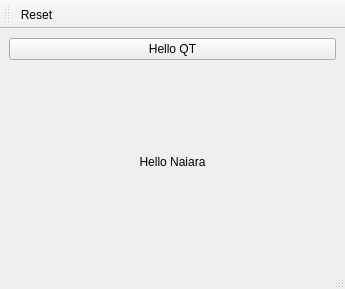
<?xml version="1.0" encoding="UTF-8"?>
<ui version="4.0">
 <class>MainWindow</class>
 <widget class="QMainWindow" name="MainWindow">
  <property name="geometry">
   <rect>
    <x>0</x>
    <y>0</y>
    <width>345</width>
    <height>289</height>
   </rect>
  </property>
  <property name="windowTitle">
   <string>MainWindow</string>
  </property>
  <widget class="QWidget" name="centralwidget">
   <layout class="QVBoxLayout" name="verticalLayout">
    <item>
     <widget class="QPushButton" name="hellopushButton">
      <property name="text">
       <string>Hello QT</string>
      </property>
     </widget>
    </item>
    <item>
     <widget class="QLabel" name="hellolabel">
      <property name="text">
       <string>Hello Naiara</string>
      </property>
      <property name="alignment">
       <set>Qt::AlignCenter</set>
      </property>
     </widget>
    </item>
   </layout>
  </widget>
  <widget class="QStatusBar" name="statusbar"/>
  <widget class="QMenuBar" name="menubar">
   <property name="geometry">
    <rect>
     <x>0</x>
     <y>0</y>
     <width>345</width>
     <height>20</height>
    </rect>
   </property>
  </widget>
  <widget class="QToolBar" name="toolBar">
   <property name="windowTitle">
    <string>toolBar</string>
   </property>
   <attribute name="toolBarArea">
    <enum>TopToolBarArea</enum>
   </attribute>
   <attribute name="toolBarBreak">
    <bool>false</bool>
   </attribute>
   <addaction name="actionReset"/>
  </widget>
  <action name="actionReset">
   <property name="icon">
    <iconset>
     <normaloff>../../../Downloads/reset_128x128.png</normaloff>../../../Downloads/reset_128x128.png</iconset>
   </property>
   <property name="text">
    <string>Reset</string>
   </property>
   <property name="toolTip">
    <string>Reset</string>
   </property>
  </action>
 </widget>
 <resources/>
 <connections/>
</ui>
